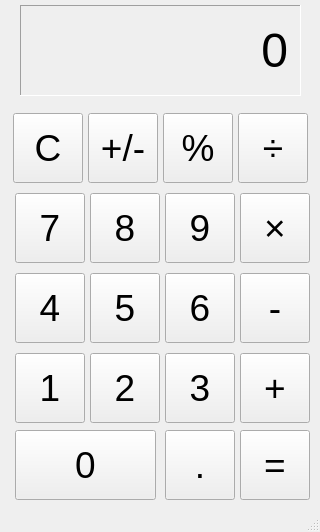
<?xml version="1.0" encoding="UTF-8"?>
<ui version="4.0">
 <class>MainWindow</class>
 <widget class="QMainWindow" name="MainWindow">
  <property name="geometry">
   <rect>
    <x>0</x>
    <y>0</y>
    <width>320</width>
    <height>532</height>
   </rect>
  </property>
  <property name="windowTitle">
   <string>الحاسبة</string>
  </property>
  <widget class="QWidget" name="centralwidget">
   <widget class="QLabel" name="outputField">
    <property name="geometry">
     <rect>
      <x>20</x>
      <y>5</y>
      <width>281</width>
      <height>91</height>
     </rect>
    </property>
    <property name="font">
     <font>
      <pointsize>36</pointsize>
     </font>
    </property>
    <property name="frameShape">
     <enum>QFrame::Panel</enum>
    </property>
    <property name="frameShadow">
     <enum>QFrame::Sunken</enum>
    </property>
    <property name="text">
     <string>0</string>
    </property>
    <property name="alignment">
     <set>Qt::AlignRight|Qt::AlignTrailing|Qt::AlignVCenter</set>
    </property>
   </widget>
   <widget class="QPushButton" name="cButton">
    <property name="geometry">
     <rect>
      <x>13</x>
      <y>113</y>
      <width>70</width>
      <height>70</height>
     </rect>
    </property>
    <property name="font">
     <font>
      <pointsize>28</pointsize>
     </font>
    </property>
    <property name="text">
     <string>C</string>
    </property>
   </widget>
   <widget class="QPushButton" name="plusMinusButton">
    <property name="geometry">
     <rect>
      <x>88</x>
      <y>113</y>
      <width>70</width>
      <height>70</height>
     </rect>
    </property>
    <property name="font">
     <font>
      <pointsize>28</pointsize>
     </font>
    </property>
    <property name="text">
     <string>+/-</string>
    </property>
   </widget>
   <widget class="QPushButton" name="modButton">
    <property name="geometry">
     <rect>
      <x>163</x>
      <y>113</y>
      <width>70</width>
      <height>70</height>
     </rect>
    </property>
    <property name="font">
     <font>
      <pointsize>28</pointsize>
     </font>
    </property>
    <property name="text">
     <string>%</string>
    </property>
   </widget>
   <widget class="QPushButton" name="divisionButton">
    <property name="geometry">
     <rect>
      <x>238</x>
      <y>113</y>
      <width>70</width>
      <height>70</height>
     </rect>
    </property>
    <property name="font">
     <font>
      <pointsize>28</pointsize>
     </font>
    </property>
    <property name="text">
     <string>÷</string>
    </property>
   </widget>
   <widget class="QPushButton" name="nineButton">
    <property name="geometry">
     <rect>
      <x>165</x>
      <y>193</y>
      <width>70</width>
      <height>70</height>
     </rect>
    </property>
    <property name="font">
     <font>
      <pointsize>28</pointsize>
     </font>
    </property>
    <property name="text">
     <string>9</string>
    </property>
   </widget>
   <widget class="QPushButton" name="multiplyButton">
    <property name="geometry">
     <rect>
      <x>240</x>
      <y>193</y>
      <width>70</width>
      <height>70</height>
     </rect>
    </property>
    <property name="font">
     <font>
      <pointsize>28</pointsize>
     </font>
    </property>
    <property name="text">
     <string>×</string>
    </property>
   </widget>
   <widget class="QPushButton" name="sevenButton">
    <property name="geometry">
     <rect>
      <x>15</x>
      <y>193</y>
      <width>70</width>
      <height>70</height>
     </rect>
    </property>
    <property name="font">
     <font>
      <pointsize>28</pointsize>
     </font>
    </property>
    <property name="text">
     <string>7</string>
    </property>
   </widget>
   <widget class="QPushButton" name="eightButton">
    <property name="geometry">
     <rect>
      <x>90</x>
      <y>193</y>
      <width>70</width>
      <height>70</height>
     </rect>
    </property>
    <property name="font">
     <font>
      <pointsize>28</pointsize>
     </font>
    </property>
    <property name="text">
     <string>8</string>
    </property>
   </widget>
   <widget class="QPushButton" name="sixButton">
    <property name="geometry">
     <rect>
      <x>165</x>
      <y>273</y>
      <width>70</width>
      <height>70</height>
     </rect>
    </property>
    <property name="font">
     <font>
      <pointsize>28</pointsize>
     </font>
    </property>
    <property name="text">
     <string>6</string>
    </property>
   </widget>
   <widget class="QPushButton" name="minusButton">
    <property name="geometry">
     <rect>
      <x>240</x>
      <y>273</y>
      <width>70</width>
      <height>70</height>
     </rect>
    </property>
    <property name="font">
     <font>
      <pointsize>28</pointsize>
     </font>
    </property>
    <property name="text">
     <string>-</string>
    </property>
   </widget>
   <widget class="QPushButton" name="fourButton">
    <property name="geometry">
     <rect>
      <x>15</x>
      <y>273</y>
      <width>70</width>
      <height>70</height>
     </rect>
    </property>
    <property name="font">
     <font>
      <pointsize>28</pointsize>
     </font>
    </property>
    <property name="text">
     <string>4</string>
    </property>
   </widget>
   <widget class="QPushButton" name="fiveButton">
    <property name="geometry">
     <rect>
      <x>90</x>
      <y>273</y>
      <width>70</width>
      <height>70</height>
     </rect>
    </property>
    <property name="font">
     <font>
      <pointsize>28</pointsize>
     </font>
    </property>
    <property name="text">
     <string>5</string>
    </property>
   </widget>
   <widget class="QPushButton" name="threeButton">
    <property name="geometry">
     <rect>
      <x>165</x>
      <y>353</y>
      <width>70</width>
      <height>70</height>
     </rect>
    </property>
    <property name="font">
     <font>
      <pointsize>28</pointsize>
     </font>
    </property>
    <property name="text">
     <string>3</string>
    </property>
   </widget>
   <widget class="QPushButton" name="plusButton">
    <property name="geometry">
     <rect>
      <x>240</x>
      <y>353</y>
      <width>70</width>
      <height>70</height>
     </rect>
    </property>
    <property name="font">
     <font>
      <pointsize>28</pointsize>
     </font>
    </property>
    <property name="text">
     <string>+</string>
    </property>
   </widget>
   <widget class="QPushButton" name="oneButton">
    <property name="geometry">
     <rect>
      <x>15</x>
      <y>353</y>
      <width>70</width>
      <height>70</height>
     </rect>
    </property>
    <property name="font">
     <font>
      <pointsize>28</pointsize>
     </font>
    </property>
    <property name="text">
     <string>1</string>
    </property>
   </widget>
   <widget class="QPushButton" name="twoButton">
    <property name="geometry">
     <rect>
      <x>90</x>
      <y>353</y>
      <width>70</width>
      <height>70</height>
     </rect>
    </property>
    <property name="font">
     <font>
      <pointsize>28</pointsize>
     </font>
    </property>
    <property name="text">
     <string>2</string>
    </property>
   </widget>
   <widget class="QPushButton" name="dotButton">
    <property name="geometry">
     <rect>
      <x>165</x>
      <y>430</y>
      <width>70</width>
      <height>70</height>
     </rect>
    </property>
    <property name="font">
     <font>
      <pointsize>28</pointsize>
     </font>
    </property>
    <property name="text">
     <string>.</string>
    </property>
   </widget>
   <widget class="QPushButton" name="equalButton">
    <property name="geometry">
     <rect>
      <x>240</x>
      <y>430</y>
      <width>70</width>
      <height>70</height>
     </rect>
    </property>
    <property name="font">
     <font>
      <pointsize>28</pointsize>
     </font>
    </property>
    <property name="text">
     <string>=</string>
    </property>
   </widget>
   <widget class="QPushButton" name="zeroButton">
    <property name="geometry">
     <rect>
      <x>15</x>
      <y>430</y>
      <width>141</width>
      <height>70</height>
     </rect>
    </property>
    <property name="font">
     <font>
      <pointsize>28</pointsize>
     </font>
    </property>
    <property name="text">
     <string>0</string>
    </property>
   </widget>
  </widget>
  <widget class="QMenuBar" name="menubar">
   <property name="geometry">
    <rect>
     <x>0</x>
     <y>0</y>
     <width>320</width>
     <height>21</height>
    </rect>
   </property>
  </widget>
  <widget class="QStatusBar" name="statusbar"/>
 </widget>
 <resources/>
 <connections/>
</ui>
